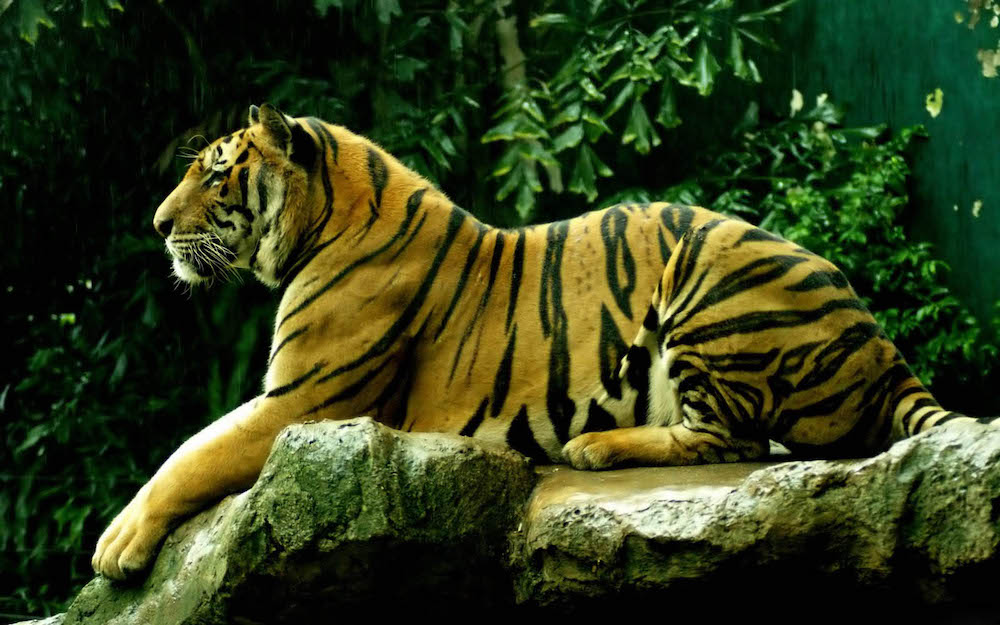
#> input picture 07_08_09_10_linearna_algebra/10/assets/tiger.jpg, 1000 x 625 px
$ jupyter execute '02-SVD kompresija.ipynb'
#> lines starting #> are read from the running program, lines starting #| are printed output that depends on the picture
# SVD dekompozicija i kompresija

Sledeći primer ilustruje na koji način se menja izgled slike ukoliko se u njenoj SVD dekompoziciji redukuju dimenzije. Primetićemo da plaćamo jedan deo kvaliteta slike zarad manjih dimenzija matrica sa kojima se može efikasnije manipulisati.

[cell 1]
import numpy as np
from numpy import linalg as LA
from matplotlib import pyplot as plt

Najpre ćemo učitati sliku.

[cell 2]
from PIL import Image
image_tiger = Image.open('assets/tiger.jpg')
#> image_tiger is the input picture: PIL image 1000x625 RGB; mean R, G, B 51.5, 61.9, 26.9

[cell 3]
image_tiger

Zatim ćemo je pretvoriti u monohromatsku.

[cell 4]
image_tiger_mono = image_tiger.convert('L')

[cell 5]
image_tiger_mono

Ovako dobijenu sliku ćemo zbog obrade sačuvati kao matricu.

[cell 6]
image = np.array(image_tiger_mono)

Slika je (primetili smo već) velikih dimenzija.

[cell 7]
image.shape
#> Out = (625, 1000)

Izvršimo sada SVD dekompoziciju matrice slike.

[cell 8]
U, S, V = LA.svd(image)
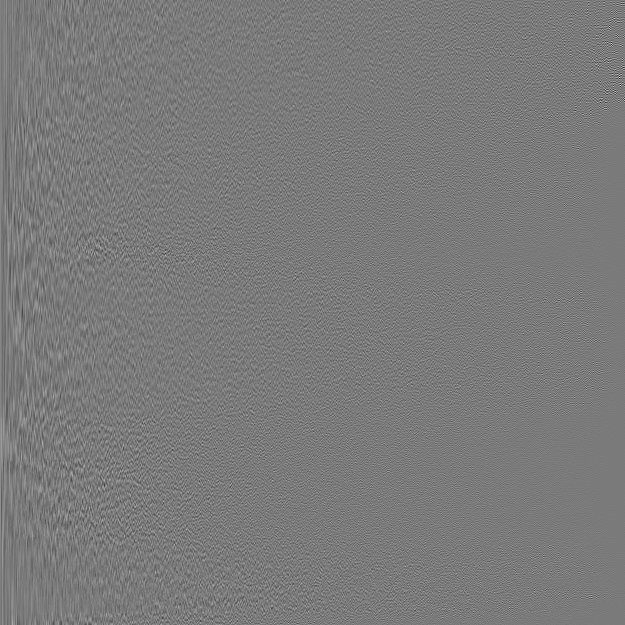
#> U: shape (625, 625) float64; min -0.424, max 0.456, mean 4.55e-05; drawn with min black and max white
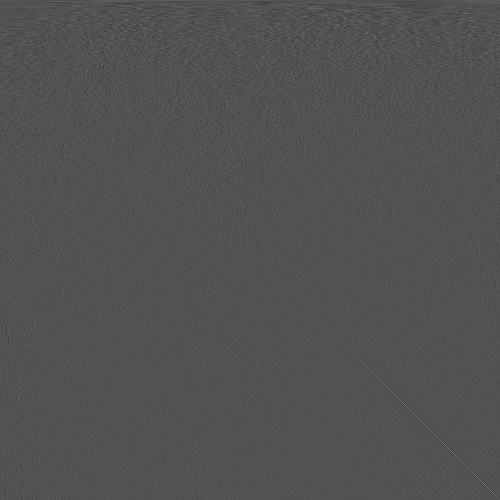
#> V: shape (1000, 1000) float64 (shown at 1/2 size); min -0.297, max 0.626, mean 2.96e-05; drawn with min black and max white
#> S = 625 values, max 50428.6 at index 0, min 5.07 at index 624, mean 685.4

[cell 9]
U.shape, S.shape, V.shape
#> Out = ((625, 625), (625,), (1000, 1000))

Niz $S$ sadrži redom vrednosti elemenata dijagonalne matrice u SVD dekompoziciji počev od gornjeg levog i sastoji od opadajućih pozitivnih vrednosti.

Matrica ima 625 signularnih vrednosti jer su svi unosi u $S$ različiti od nule.

[cell 10]
np.count_nonzero(S)
#> Out = 625

Uverimo se i da su elementi niza $S$ uređeni opadajuće.

[cell 11]
# ovde je pogodnije koristiti logaritamsku skalu
plt.plot(np.log(S))
plt.show()
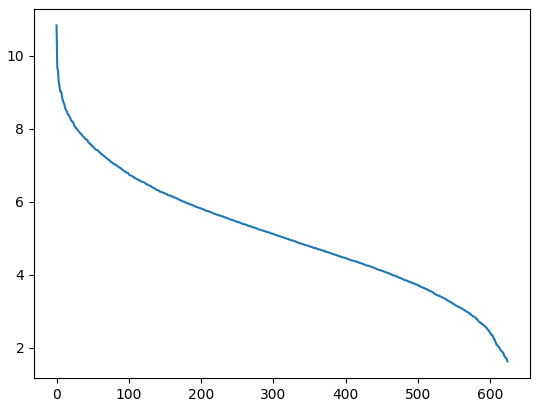
#> figure drawn by matplotlib, 1 panel; curve peaks at x = 0, y = 10.83

Odsecanjem donjih sigularnih vrednosti iz $S$ vršimo aproksimaciju polazne matrice do na određenu preciznost. Napišimo funkciju koja na osnovu parametra $k$ vrši aproksimaciju tako što pamti prvih $k$ singularnih vrednosti. Uz redukovanje dimenzija niza $S$, smanjuje se i broj kolona matrice $U$ i broj redova matrice $V$.

[cell 12]
def approximate(image, k, save_image=True):
#> called with k = 500, save_image = False
    U, S, V = LA.svd(image)
    U_ = U[:, :k]
    S_ = np.diag(S[:k])
    V_ = V[:k, :]

    new_image = np.dot(np.dot(U_, S_), V_)
    new_image = Image.fromarray(new_image).convert('L')
#> new_image: PIL image 1000x625 L
    if save_image:
        new_image.save('./compression/tiger_' + str(k) + '.jpg')
    else:
        return new_image

Pogledajmo rezultate nekih apromksimacija.

[cell 13]
image_500 = approximate(image, 500, False)

[cell 14]
image_500

[cell 15]
image_300 = approximate(image, 300, False)
#> call 2 of approximate, with k = 300, save_image = False
#> in approximate (call 2), `U_ = U[:, :k]`:
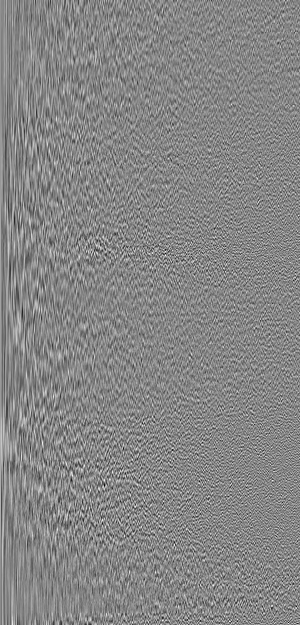
#> U_: shape (625, 300) float64; min -0.219, max 0.198, mean 9.51e-05; drawn with min black and max white
#> in approximate (call 2), `S_ = np.diag(S[:k])`:
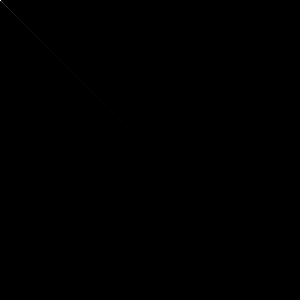
#> S_: shape (300, 300) float64; min 0, max 50428.6, mean 4.5; drawn with min black and max white
#> in approximate (call 2), `V_ = V[:k, :]`:
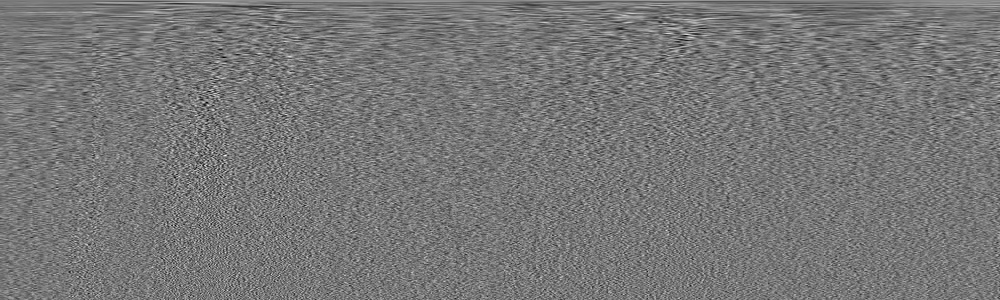
#> V_: shape (300, 1000) float64; min -0.175, max 0.199, mean 0.000106; drawn with min black and max white

[cell 16]
image_300

[cell 17]
image_100 = approximate(image, 100, False)
#> call 3 of approximate, with k = 100, save_image = False
#> in approximate (call 3), `U_ = U[:, :k]`:
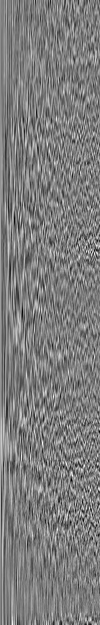
#> U_: shape (625, 100) float64; min -0.171, max 0.177, mean 0.000298; drawn with min black and max white
#> in approximate (call 3), `V_ = V[:k, :]`:
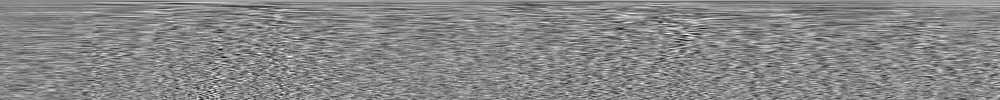
#> V_: shape (100, 1000) float64; min -0.173, max 0.153, mean 0.000285; drawn with min black and max white

[cell 18]
image_100

[cell 19]
image_50 = approximate(image, 50, False)

[cell 20]
image_50

[cell 21]
image_10 = approximate(image, 10, False)
#> in approximate (call 5), `new_image = np.dot(np.dot(U_, S_), V_)`:
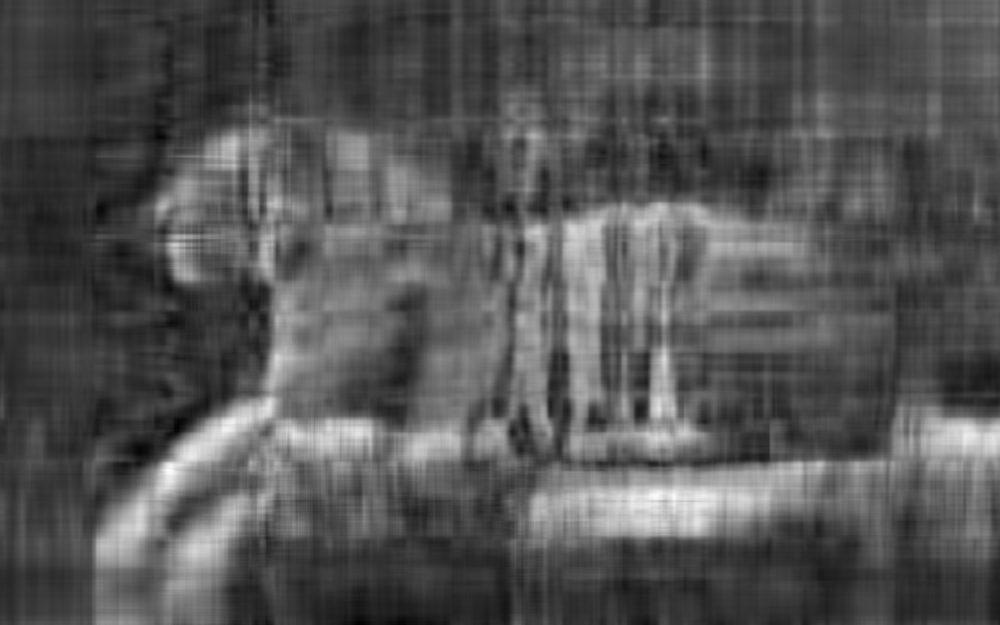
#> new_image: shape (625, 1000) float64; min -58.38, max 281.5, mean 54.6; drawn with min black and max white
#> in approximate (call 5), `new_image = Image.fromarray(new_image).convert('L')`:
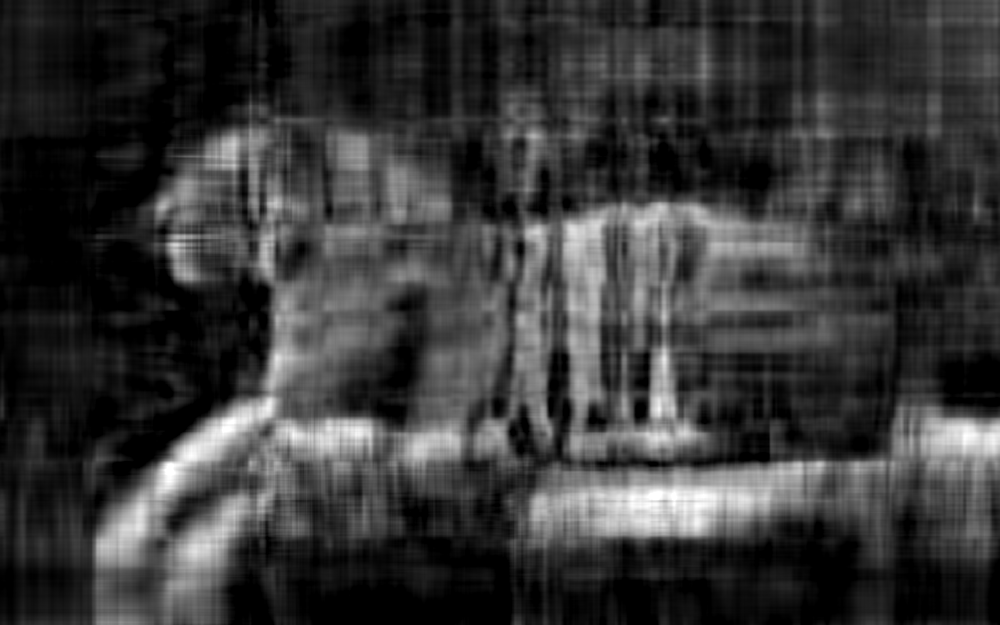
#> new_image: PIL image 1000x625 L; min 0, max 255, mean 54.8
